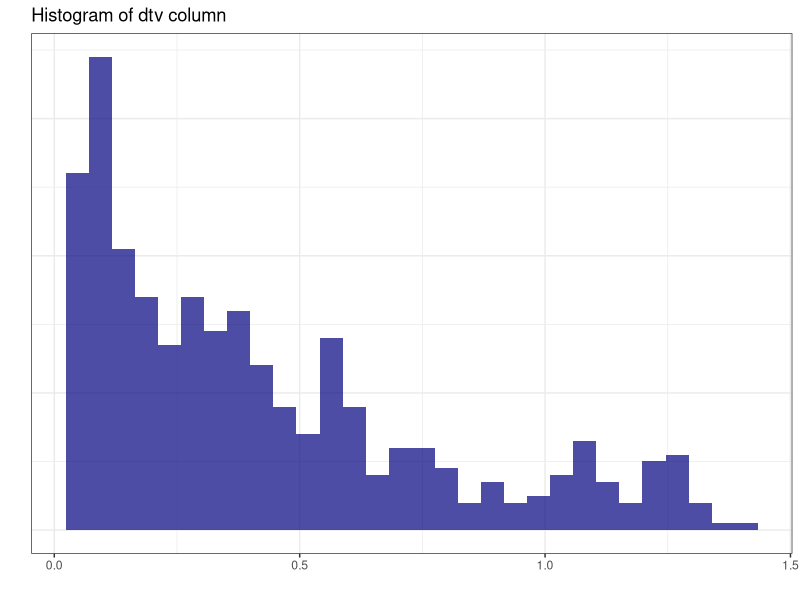
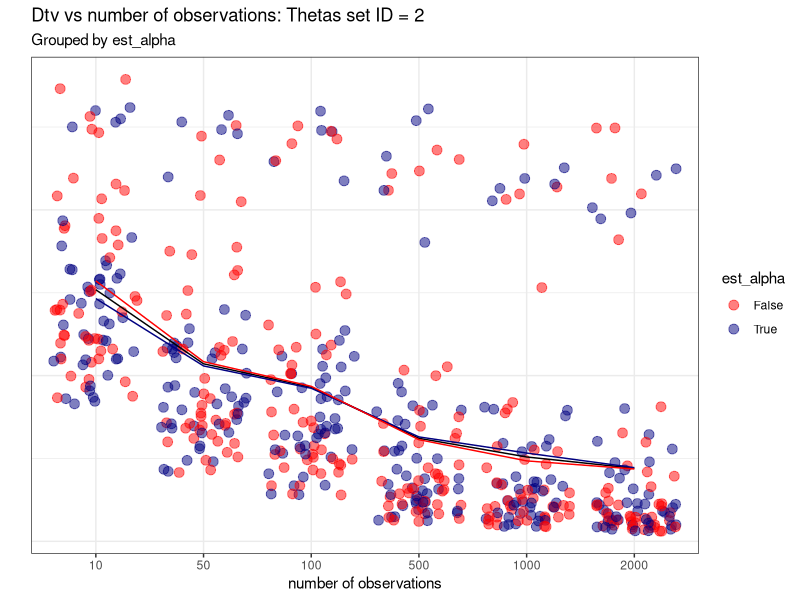
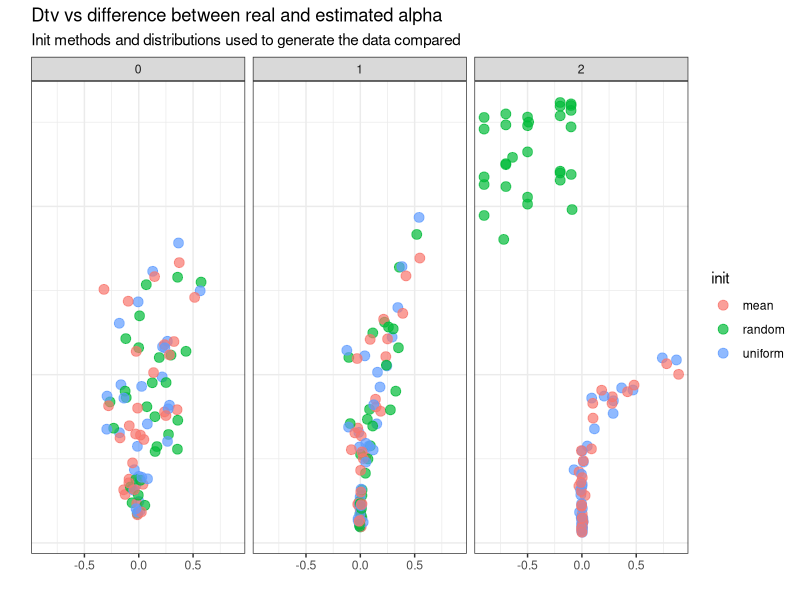
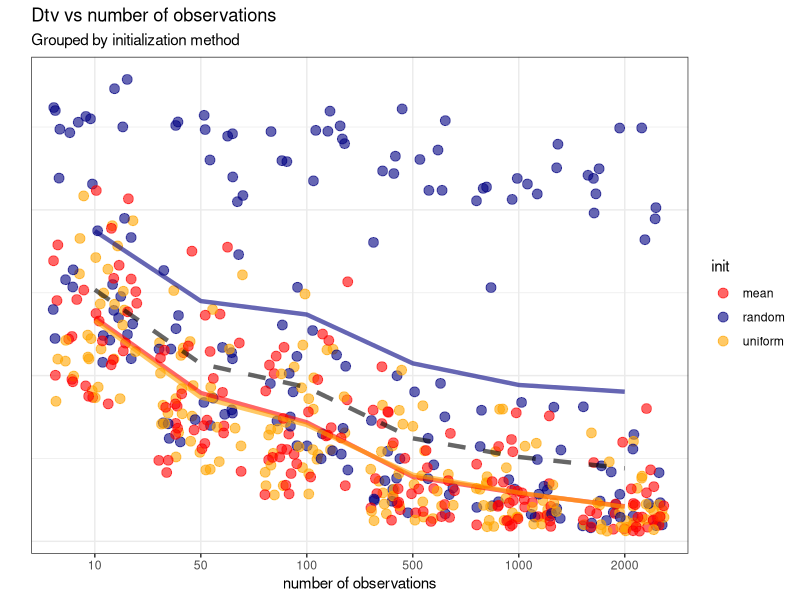

Write R code to recreate these figures, in order.
library(tidyverse)
dtf <- read.csv('results/test_results.csv') %>%
  mutate(k = factor(k))

# Dtv histogram
dtf %>% 
  ggplot(aes(x = dtv)) +
  geom_histogram(fill = 'navy', alpha = 0.7) +
  labs(title = "Histogram of dtv column", x ="", y = "") +
  theme_bw() +
  theme(axis.text.y = element_blank(), axis.ticks.y = element_blank())

# Dtv vs k grouped by alpha known / unknown
# Summary for mean dtv for different k
# dtf <- dtf %>% filter(Theta_ID == 2)
summary_k <- dtf %>% group_by(k) %>% summarise(mean_dtv = mean(dtv))

dtf_est_TRUE <- dtf %>% filter(est_alpha == 'True')
dtf_est_FALSE <- dtf %>% filter(est_alpha == 'False')

summary_k_eT <- dtf_est_TRUE %>% group_by(k) %>% summarise(mean_dtv = mean(dtv))
summary_k_eF <- dtf_est_FALSE %>% group_by(k) %>% summarise(mean_dtv = mean(dtv))

dtf %>% 
  ggplot(aes(y = dtv, x = k)) +
  geom_jitter(aes(col = est_alpha), size = 3, alpha = 0.5) +
  geom_line(data = summary_k, aes(x = k, y = mean_dtv, group = 1)) +
  geom_line(data = summary_k_eT, aes(x = k, y = mean_dtv, group = 1), col = 'navy') +
  geom_line(data = summary_k_eF, aes(x = k, y = mean_dtv, group = 1), col = 'red') +
  labs(title = "Dtv vs number of observations: Thetas set ID = 2", 
       x ="number of observations", y = "", subtitle = 'Grouped by est_alpha') +
  scale_color_manual(values=c("red", "navy")) +
  theme_bw() +
  theme(axis.text.y = element_blank(), axis.ticks.y = element_blank())

# Difference alpha_est
dtf_est_TRUE %>%
  ggplot(aes(x = alpha_dif, y = dtv)) +
  geom_jitter(alpha = 0.7, aes(col = init), size = 3) +
  facet_wrap(~Thetas_ID) +
  theme_bw() +
  theme(axis.text.y = element_blank(), axis.ticks.y = element_blank()) + 
  labs(title = "Dtv vs difference between real and estimated alpha", x ="", y = "", subtitle = 'Init methods and distributions used to generate the data compared')

# Different init methods
dtf_random <- dtf %>% filter(init == 'random')
dtf_unif <- dtf %>% filter(init == 'uniform')
dtf_mean <- dtf %>% filter(init == 'mean')

summary_k_mean <- dtf_mean %>% group_by(k) %>% summarise(mean_dtv = mean(dtv))
summary_k_unif <- dtf_unif %>% group_by(k) %>% summarise(mean_dtv = mean(dtv))
summary_k_random <- dtf_random %>% group_by(k) %>% summarise(mean_dtv = mean(dtv))

dtf %>% 
  ggplot(aes(y = dtv, x = k)) +
  geom_jitter(aes(col = init), size = 3, alpha = 0.6) +
  geom_line(data = summary_k, aes(x = k, y = mean_dtv, group = 1), size = 1.5, linetype = 'dashed', alpha = 0.6) +
  geom_line(data = summary_k_mean, aes(x = k, y = mean_dtv, group = 1), size = 1.5, col = 'red', alpha = 0.6) +
  geom_line(data = summary_k_random, aes(x = k, y = mean_dtv, group = 1), size = 1.5, col = 'navy', alpha = 0.6) +
  geom_line(data = summary_k_unif, aes(x = k, y = mean_dtv, group = 1), size = 1.5, col = 'orange', alpha = 0.6) +
  labs(title = "Dtv vs number of observations", 
       x ="number of observations", y = "", subtitle = 'Grouped by initialization method') +
  scale_color_manual(values=c("red", "navy", "orange")) +
  theme_bw() +
  theme(axis.text.y = element_blank(), axis.ticks.y = element_blank())
